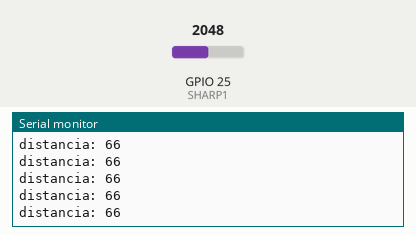
The sketch below on a simulated ESP32. On the bench: the last lines printed to the serial monitor. The test bench sets the inputs (shaded band); at power-on: GPIO 25 (SHARP1) = 2048.

Above: at 1.2 s.
1.3 s: GPIO 25 (SHARP1) set to 2866
At 1.34 s:
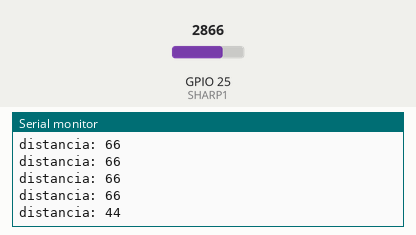
2.8 s: GPIO 25 (SHARP1) set to 3603
At 2.87 s:
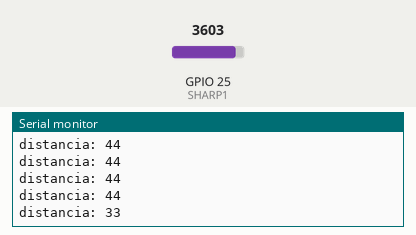
Timing chart, 0 to 5.8 s (numbered marks = the images above; inputs shaded):
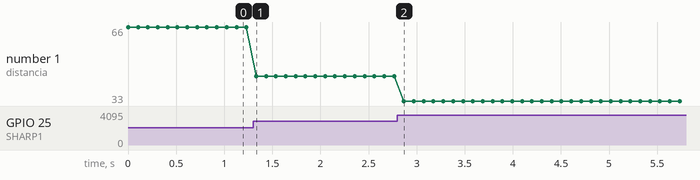

The sketch:

03_09_prueba_sensores.ino
```cpp
#define SHARP1 25
//#define SHARP_1 35  // LEFT SIDE
//#define SHARP_2 32  // LEFT
//#define SHARP_3 26  // CNTER
//#define SHARP_4 27  // RIGHT
//#define SHARP_5 25  // RIGHT SIDE

float distancia1(int sample, int pin_sharp) {
  long suma = 0;
  for (int i = 0; i < sample; i++) {
    suma = analogRead(pin_sharp);
  }
  float adc = suma / sample;
  float distancia_cm = 17569.7 * pow(adc, -1.2062);
  return (distancia_cm);
}

void setup() {
  Serial.begin(115200);
  pinMode(SHARP1, INPUT);
}

void loop() {
  int D_cm = distancia1(20, SHARP1);
  Serial.print("distancia: ");
  Serial.println(D_cm);
  delay(100);
}
```

Measured:
- after the input at 1.3 s, the serial monitor: prints a new line at once (image 1)
- after the input at 2.8 s, the serial monitor: prints a new line after 0.07 s (image 2)
- plotted number 1: 66 → 44 after the input at 1.3 s, 44 → 33 after the input at 2.8 s
